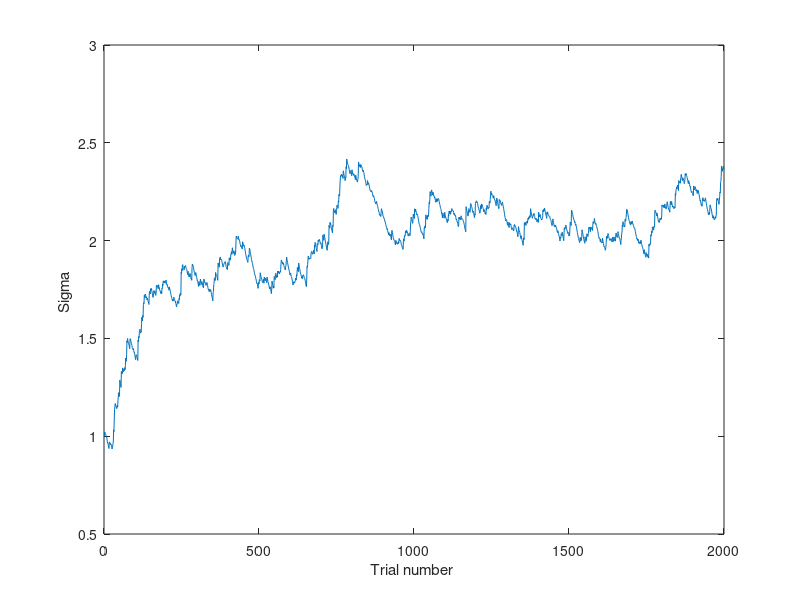

This figure's MATLAB source:
%
% Purpose: Exercise 5 in Bogacz free energy tutorial
% https://www.sciencedirect.com/science/article/pii/S0022249615000759
%
% The task considers a simple perceptual problem in which a value of 
% a single variable has to be inferred from a single observation. 
% We consider a simple organism that tries to infer the size or diameter 
% of a food item, which we denote by v , on the basis of light intensity 
% it observes.  Please see the paper for details of the exercise.
%
% (c) 2022 Paul Moore - moorep@maths.ox.ac.uk 
%
% This software is provided 'as is' with no warranty or other guarantee of
% fitness for the user's purpose.  Please let the author know of any bugs
% or potential improvements.

function ex_5

    figure('Name','ex');
    ex();

    % published solution for comparison
    % figure('Name','soln');
    % soln();
end


function ex()

    % alpha is the learning rate
    alpha = 0.01;
    
    % define mean and variance for phi_i
    mean = 5;
    variance = 2;
        
    % g is g_i(phi_i+1) in eqn (59)
    g = 5;
    
    rng(0);
    
    DT = 0.01;
    iterations = floor(20/DT);
    n_trials = 2000;
    
    sigma = 1*ones(n_trials,1);
    
    for trial = 2:n_trials

        e = ones(iterations,1);
        eps = ones(iterations,1);
    
        phi = normrnd(mean,sqrt(variance));

        sigma_last = sigma(trial-1,1);

        for i=2:iterations
      
            e_last = e(i-1,1);
            eps_last = eps(i-1,1);
            
            % eqns (59) and (60)
            eps(i,1) = eps_last +  DT*(phi - g - e_last);
            e(i,1) = e_last + DT*(sigma_last * eps_last - e_last);
        end     
        
        sigma(trial,1) = sigma_last + alpha*(eps(i,1) * e(i,1) - 1);
    end
    plot(1:n_trials,sigma);
    
    xlabel ("Trial number ");
    ylabel ("Sigma ");
end



% published solution for comparison
function soln()

    mean_phi = 5;
    Sigma_phi = 2;
    phi_above = 5; % mean of input from the current level
    % variance of input from the current level
    % input from the level above
    DT = 0.01;      %  integration step
    MAXT = 20;      %  maximum time considered
    TRIALS = 2000;  %  number of simulated trials
    LRATE = 0.01;   %  learning rate
    
    Sigma (1) = 1; % initializing the value of weight
    
    for trial = 2: TRIALS
        error (1) = 0; %#ok<*AGROW>
        % initializing the prediction error
        e(1) = 0;

        % initializing the interneuron
        phi = mean_phi + sqrt( Sigma_phi ) * randn ;

        for i = 2: MAXT/DT
            error (i) = error (i -1) + DT * (phi - phi_above - e(i -1));
            e(i) = e(i -1) + DT * ( Sigma (trial -1) * error (i -1) - e(i -1));
        end
        Sigma( trial ) = Sigma (trial -1) + LRATE * ( error (end )*e(end) - 1); 
    end
    plot (Sigma , "k ");
    xlabel ("Trial ");
    ylabel ("\Sigma ");
   
end